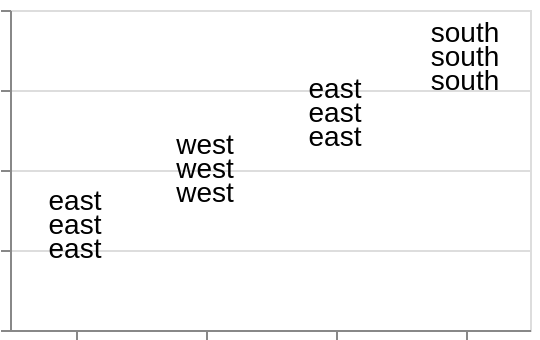

The Vega-Lite source for this figure:
### Vega-Lite specification from a JSON file in a GitHub repository (floating-point values rounded to 4 significant figures)
{"$schema": "https://vega.github.io/schema/vega-lite/v6.json", "padding": 5, "autosize": "none", "width": 260, "height": 160, "data": {"name": "tbl", "values": [{"year": 1990, "date": "1990-06-15", "country": "a", "region": "east", "pop": 10, "life": 50, "fert": 5.0}, {"year": 1990, "date": "1990-06-15", "country": "b", "region": "west", "pop": 17, "life": 54, "fert": 4.5}, {"year": 1990, "date": "1990-06-15", "country": "c", "region": "east", "pop": 24, "life": 58, "fert": 4.0}, {"year": 1990, "date": "1990-06-15", "country": "d", "region": "south", "pop": 31, "life": 62, "fert": 3.5}, {"year": 1991, "date": "1991-06-15", "country": "a", "region": "east", "pop": 13, "life": 52, "fert": 4.7}, {"year": 1991, "date": "1991-06-15", "country": "b", "region": "west", "pop": 20, "life": 56, "fert": 4.2}, {"year": 1991, "date": "1991-06-15", "country": "c", "region": "east", "pop": 27, "life": 60, "fert": 3.7}, {"year": 1991, "date": "1991-06-15", "country": "d", "region": "south", "pop": 34, "life": 64, "fert": 3.2}, {"year": 1992, "date": "1992-06-15", "country": "a", "region": "east", "pop": 16, "life": 54, "fert": 4.4}, {"year": 1992, "date": "1992-06-15", "country": "b", "region": "west", "pop": 23, "life": 58, "fert": 3.9}, {"year": 1992, "date": "1992-06-15", "country": "c", "region": "east", "pop": 30, "life": 62, "fert": 3.4}, {"year": 1992, "date": "1992-06-15", "country": "d", "region": "south", "pop": 37, "life": 66, "fert": 2.9}]}, "params": [{"name": "anim", "select": {"type": "point", "on": "timer", "fields": ["year"]}}], "transform": [{"filter": {"param": "anim"}}], "mark": {"type": "text", "fontSize": 14}, "encoding": {"x": {"field": "country", "type": "nominal"}, "y": {"field": "pop", "type": "quantitative"}, "text": {"field": "region", "type": "nominal"}, "time": {"field": "year", "type": "ordinal"}}}
